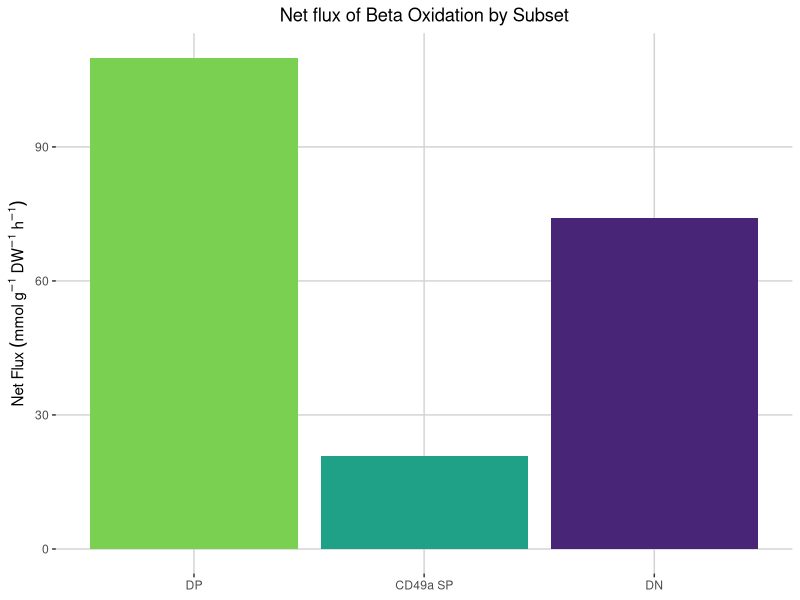
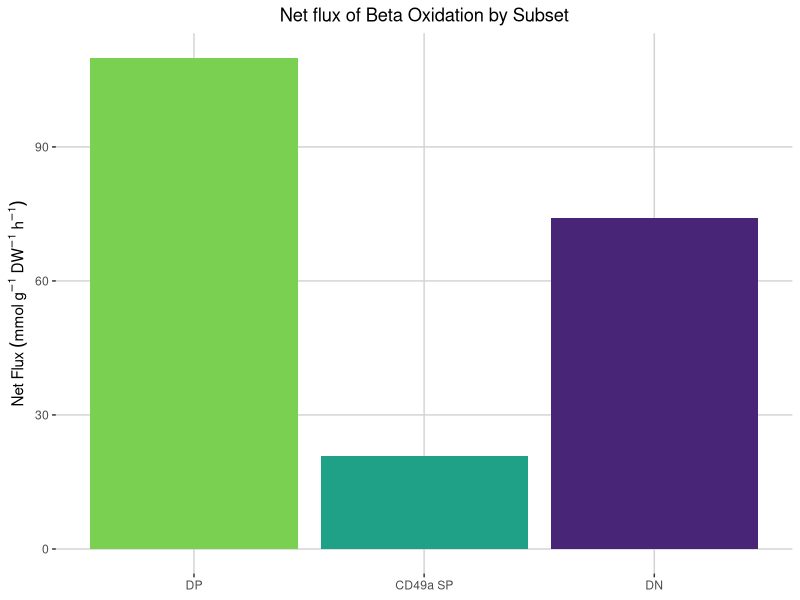

Write the R code that produced these figures, in order.
# plotting metabolic model barplot
library(viridis)
library(ggplot2)
library(ggpubr)
library(reshape2)

dntable<-read.delim('tissuemodeldntable.txt', header = TRUE, sep = "\t", dec = ".")
dptable<-read.delim('tissuemodeldptable.txt', header = TRUE, sep = "\t", dec = ".")
cd49asptable<-read.delim('tissuemodelcd49asptable.txt', header = TRUE, sep = "\t", dec = ".")
cd103sptable<-read.delim('tissuemodelcd103sptable.txt', header = TRUE, sep = "\t", dec = ".")

colnames(dntable)<-paste0(colnames(dntable),'-dn')
colnames(dptable)<-paste0(colnames(dptable),'-dp')
colnames(cd49asptable)<-paste0(colnames(cd49asptable),'-cd49asp')
colnames(cd103sptable)<-paste0(colnames(cd103sptable),'-cd103sp')

names(dntable)[1]<-'rxns'
names(dptable)[1]<-'rxns'
names(cd49asptable)[1]<-'rxns'
names(cd103sptable)[1]<-'rxns'

merge1<-merge(dptable,dntable,by = 'rxns',all=T)
merge2<-merge(cd49asptable,cd103sptable,by = 'rxns',all=T)
merge3<-merge(merge1,merge2,by='rxns',all=T)
merge<-merge3

# # fatty acid oxidation
mergefao<-subset(merge,merge$`subsystems-dp`=='Fatty acid oxidation' |
                   merge$`subsystems-dn`=='Fatty acid oxidation' |
                   merge$`subsystems-cd49asp`=='Fatty acid oxidation' |
                   merge$`subsystems-cd103sp`=='Fatty acid oxidation')

mergefaononzero<-subset(mergefao,(abs(mergefao$`fbasolutiontissuev-dp`)+
                                 abs(mergefao$`fbasolutiontissuev-dn`)+
                                 abs(mergefao$`fbasolutiontissuev-cd49asp`)+
                                 abs(mergefao$`fbasolutiontissuev-cd103sp`)>0))

meltfaononzero<-mergefaononzero[c(1:6,11,16,21)]
colnames(meltfaononzero)<-c('rxns','rxnnames','subsystem','keggid','reactomeid','DP','DN','CD49a SP','CD103 SP')

meltfaononzero<-melt(meltfaononzero,variable.name = 'Subset',value.name = c('Flux'))
meltfaononzero$Subset<-factor(meltfaononzero$Subset,c('DP','CD49a SP','CD103 SP','DN'))

# prepare plot for Beta oxidation
selectfaoreactions<-c(
  'Beta oxidation of med/long chain fatty acid'
)
selectfaoreactionsindex<-meltfaononzero$rxnnames %in% selectfaoreactions
selectfaoreactionsmelt<-meltfaononzero[selectfaoreactionsindex,]


selectfaoreactionsmeltsub<-subset(selectfaoreactionsmelt,selectfaoreactionsmelt$Subset!='CD103 SP')

level_order <- c('DP','CD49a SP','CD103 SP','DN')
selectfaoreactionsmeltplotsub<-ggplot(selectfaoreactionsmeltsub,aes(fill=Subset,x=factor(Subset),y=Flux))+
  geom_col()+
  # facet_wrap(~rxnnames,strip.position = 'bottom',scales = 'free',ncol = 2)+
  theme(legend.position = 'none',panel.border=element_blank(),panel.background = element_blank(),panel.grid.major = element_line(color='light grey'))+
  scale_fill_manual(values = c("#7AD151FF", "#1FA188FF" , "#482576FF"))+
  ylab(expression(Net~Flux~(mmol~g^-1~DW^-1~h^-1)))+
  xlab('Subset')+
  theme(strip.text = element_blank())+
  ggtitle('Net flux of Beta Oxidation by Subset')+
  theme(plot.title =  element_text(hjust = 0.5),
        axis.title.x = element_blank())
selectfaoreactionsmeltplotsub

# save th eplot
ggsave(paste0(Sys.Date(),'plosonefluxplot.png'),plot=selectfaoreactionsmeltplotsub,width=85,height=85,units = 'mm',dpi=600)

sessionInfo()
### FIN ###